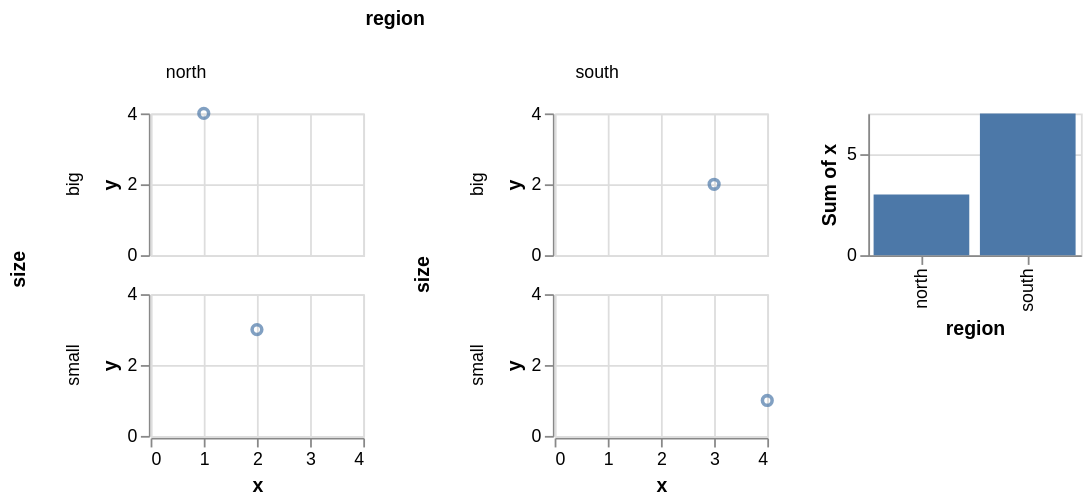

The Vega-Lite source for this figure:
### Vega-Lite specification from a JSON file in a GitHub repository (floating-point values rounded to 4 significant figures)
{"$schema": "https://vega.github.io/schema/vega-lite/v6.json", "description": "A grid whose cells are grids standing beside a plain plot: the levels belong to the plot that wrote them, so they are peeled where that plot's specification is normalised and lifted per plot. Everything the nest publishes runs through the plot's own name — `concat_0_cell` holding `concat_0_child_cell`, and the cell the marks are drawn in is `concat_0_child_child_width` wide. It also pins the split being per plot: only this plot's cells compute their own rows, and the plain plot beside it derives its chain as it always did.", "data": {"values": [{"region": "north", "size": "big", "x": 1, "y": 4}, {"region": "north", "size": "small", "x": 2, "y": 3}, {"region": "south", "size": "big", "x": 3, "y": 2}, {"region": "south", "size": "small", "x": 4, "y": 1}]}, "hconcat": [{"facet": {"column": {"field": "region"}}, "spec": {"facet": {"row": {"field": "size"}}, "spec": {"width": 120, "height": 80, "mark": "point", "encoding": {"x": {"field": "x", "type": "quantitative"}, "y": {"field": "y", "type": "quantitative"}}}}}, {"width": 120, "height": 80, "mark": "bar", "encoding": {"x": {"field": "region", "type": "nominal"}, "y": {"field": "x", "type": "quantitative", "aggregate": "sum"}}}]}
